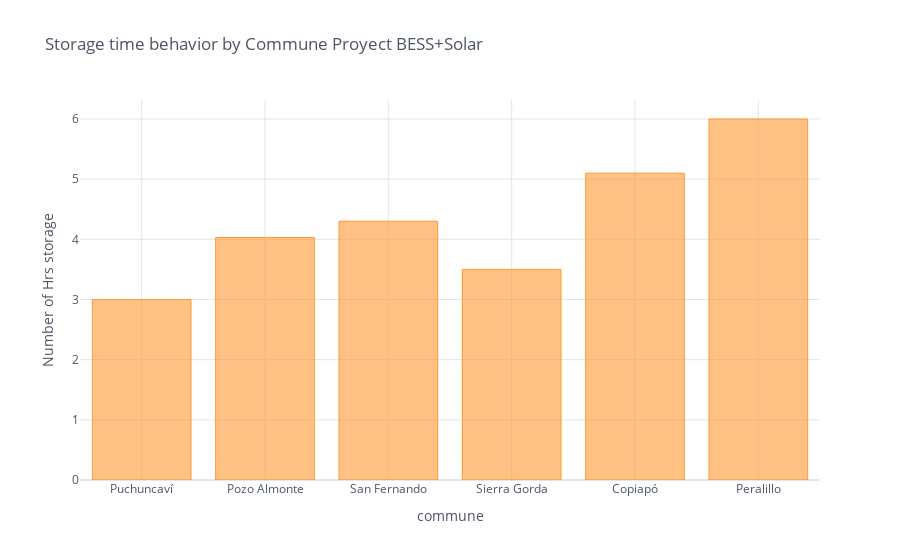

Write notebook code for a chart like this one.
### Code cell
dfi2.iplot(kind = 'bar',#x = df_grafica_horas_operacion['Región'], 
                       #         y = df_grafica_horas_operacion['number of hours of storage/discharge'],        
           xTitle = 'commune',
             yTitle = "Number of Hrs storage",title = 'Storage time behavior by Commune Proyect BESS+Solar')#,
        #)

### Figure 1 — Plotly figure (JSON) as saved in the notebook; plotly's stock layout.template omitted (floating-point values rounded to 4 significant figures)
{"data": [{"marker": {"color": "rgba(255, 153, 51, 0.6)", "line": {"color": "rgba(255, 153, 51, 1.0)", "width": 1}}, "name": "number of hours of storage/discharge", "orientation": "v", "text": "", "type": "bar", "x": ["Puchuncaví", "Pozo Almonte", "San Fernando", "Sierra Gorda", "Copiapó", "Peralillo"], "y": [3, 4.03, 4.3, 3.5, 5.1, 6]}], "layout": {"legend": {"bgcolor": "#FFFFFF", "font": {"color": "#4D5663"}}, "paper_bgcolor": "#FFFFFF", "plot_bgcolor": "#FFFFFF", "title": {"font": {"color": "#4D5663"}, "text": "Storage time behavior by Commune Proyect BESS+Solar"}, "xaxis": {"gridcolor": "#E1E5ED", "showgrid": true, "tickfont": {"color": "#4D5663"}, "title": {"font": {"color": "#4D5663"}, "text": "commune"}, "zerolinecolor": "#E1E5ED"}, "yaxis": {"gridcolor": "#E1E5ED", "showgrid": true, "tickfont": {"color": "#4D5663"}, "title": {"font": {"color": "#4D5663"}, "text": "Number of Hrs storage"}, "zerolinecolor": "#E1E5ED"}}}
